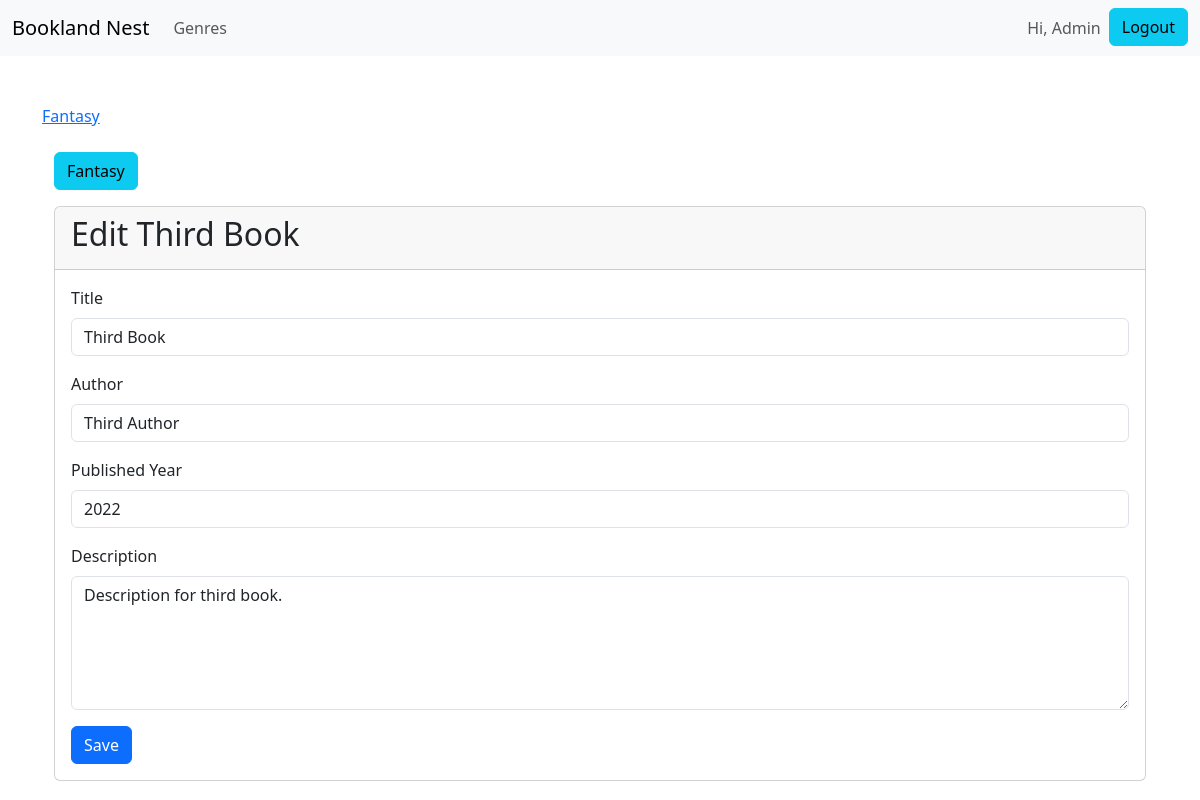
/edit_book/3 (signed in), run on an earlier commit of the app's database.
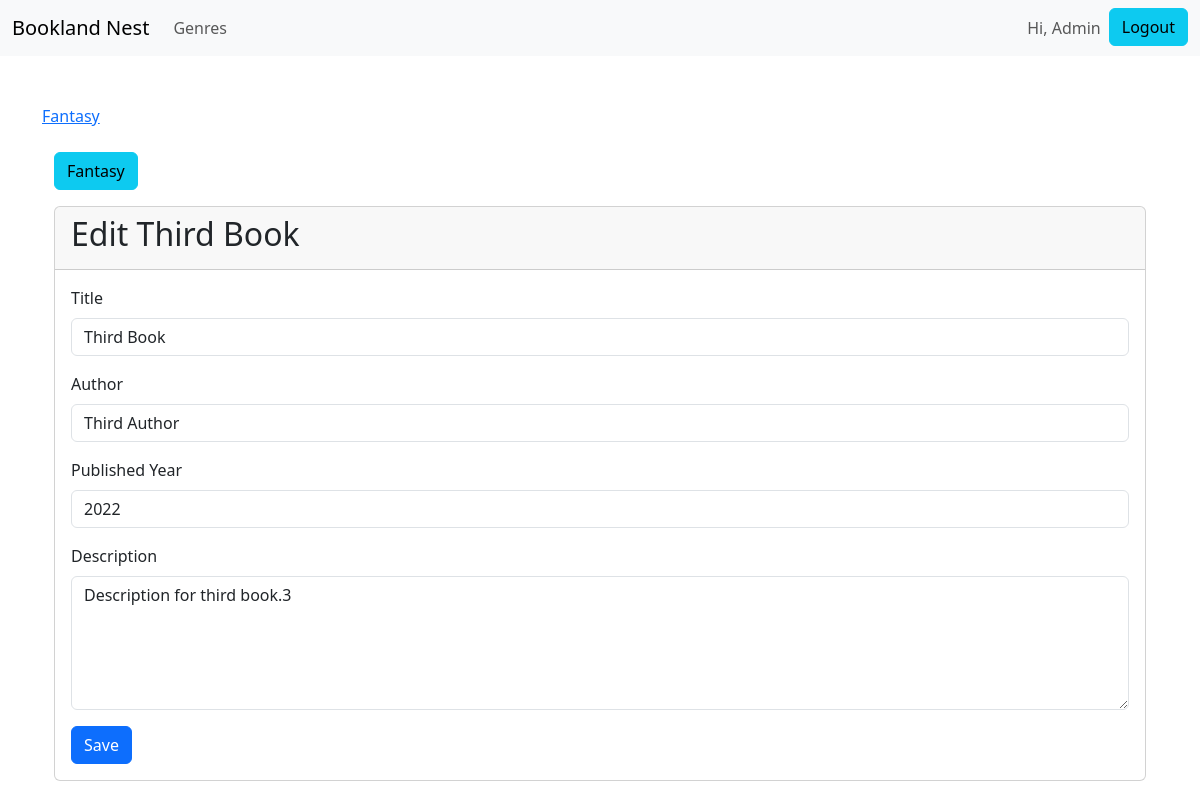
And on a later commit of the database.
### bookland_nest/models.py (models this page shows, shortened)
class Book(models.Model):
    genre = models.ForeignKey(Genre, on_delete=models.CASCADE, null=True)
    title = models.CharField(max_length=255)
    author = models.CharField(max_length=255)
    published_year = models.IntegerField()
    description = models.TextField()
    date_added = models.DateTimeField(auto_now_add=True)
    class Meta:
        verbose_name = "Book"
        verbose_name_plural = "Books"

### bookland_nest/views.py (the view)
# urls.py: path('edit_book/<int:book_id>', views.edit_book, name='edit_book'),
@login_required
def edit_book(request, book_id):
    book = Book.objects.get(id=book_id)
    genre = book.genre
    if genre.owner != request.user:
        raise Http404
    if request.method != 'POST':
        form = BookForm(instance=book)
    else:
        form = BookForm(instance=book, data=request.POST)
        if form.is_valid():
            form.save()
            return redirect('bookland_nest:genre', genre_id=genre.id)
    context = {
        'form': form,
        'book': book,
        'genre': genre
    }
    return render(request, 'bookland_nest/edit_book.html', context)

### bookland_nest/forms.py
class BookForm(forms.ModelForm):
    class Meta:
        model = Book
        fields = ['title', 'author', 'published_year', 'description']
        labels = {
            'title': 'Title',
            'author': 'Author',
            'published_year': 'Published Year',
            'description': 'Description',
        }
        widgets = {
            'description': forms.Textarea(attrs={'rows': 5, 'cols': 80}),
            'published_year': forms.NumberInput(),
        }

### bookland_nest/models.py (called while the page is built)
    def __str__(self):
        return self.name

### bookland_nest/templates/bookland_nest/edit_book.html (shortened to what this page needs)
{% extends 'bookland_nest/base.html' %}
{% load django_bootstrap5 %}
{% block content %}
    <a href="{% url 'bookland_nest:genre' genre.id %}">{{ genre }}</a>
    <div class="container mt-4">
        <a href="{% url 'bookland_nest:genre' genre.id %}" class="btn btn-info mb-3">{{ genre.name }}</a>
        <div class="card">
            <div class="card-header">
                <h2 class="card-title">Edit {{ book.title }}</h2>
            </div>
            <div class="card-body">
                <form action="{% url 'bookland_nest:edit_book' book.id %}" method="post">
                    {% bootstrap_form form %}
                    {% bootstrap_button button_type="submit" content="Save" %}
                </form>
            </div>
        </div>
    </div>
{% endblock content %}

What changed in the data, as far as the page shows it:
changed Book "Third Book": description "Description for third book." → "Description for third book.3"
